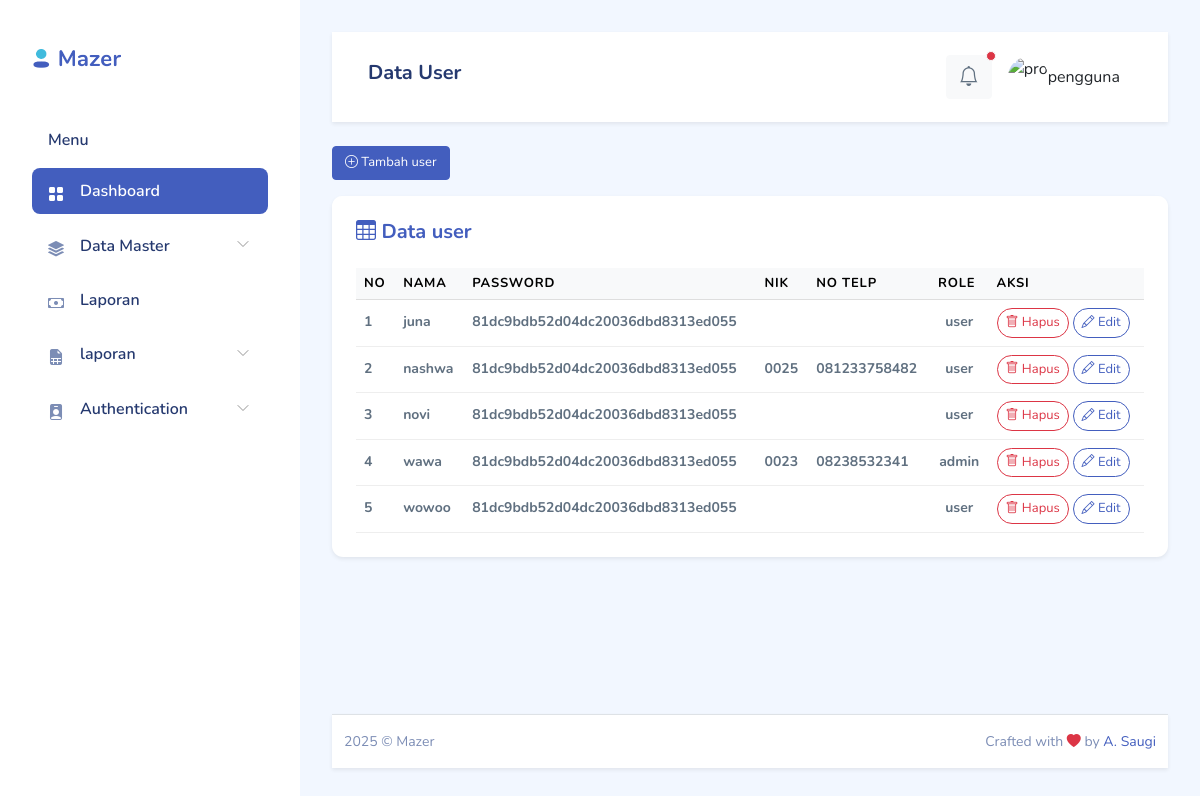
Page /index.php/admin/users on the committed database.
### tables this page shows
CREATE TABLE `users` (
  `id_user` int(11) NOT NULL,
  `name` varchar(100) DEFAULT NULL,
  `nik` varchar(20) DEFAULT NULL,
  `no_telp` varchar(15) DEFAULT NULL,
  `password` varchar(255) DEFAULT NULL,
  `role` enum('user','admin') DEFAULT 'user'
);

### application/libraries/template.php (called while the page is built, shortened)
<?php
class Template {
    private $data = [];
    public function load($template, $view, $view_data = [], $return = false) {
        $CI = &get_instance();
        $this->data['contents'] = $CI->load->view($view, $view_data, true);
        return $CI->load->view($template, $this->data, $return);
    }
}

### application/controllers/admin/users.php (called while the page is built, shortened)
<?php
class Users extends CI_Controller {
    public function index() {
        $this->db->from('users');
        $this->db->order_by('name', 'ASC');
        $user = $this->db->get()->result_array();
        $data = array(
            'judul_halaman' => 'Data User',
            'user' => $user
        );
        $this->template->load('template', 'admin/data_user', $data);
    }
}

### index.php (called while the page is built, shortened)
<?php
require_once BASEPATH.'core/CodeIgniter.php';

### application/views/admin/data_user.php (the view, shortened to what this page needs)
<button type="button" class="btn btn-primary mb-3" data-bs-toggle="modal" data-bs-target="#tambahuserModal">
  <i class="bi bi-plus-circle"></i> Tambah user
</button>
<div class="card shadow-sm border-0 rounded-4">
  <div class="card-header bg-white border-0 d-flex justify-content-between align-items-center">
    <h5 class="mb-0 text-primary fw-bold"><i class="bi bi-table"></i> Data user</h5>
  </div>
  <div class="card-body">
    <div class="table-responsive">
      <table class="table table-hover align-middle mb-0">
        <thead class="table-light">
          <tr>
            <th>No</th>
            <th>Nama </th>
            <th>Password</th>
            <th>Nik</th>
            <th>No telp</th>
            <th>Role</th>
            <th>Aksi</th>
          </tr>
        </thead>
        <tbody>
                <?php $no = 1; foreach ($user as $aa) : ?>
                <tr>
                    <td style="font-size: 14px;"><?= $no++ ?></td>
                    <td style="font-size: 14px;"><?= $aa['name'] ?></td>
                    <td style="font-size: 14px;"><?= $aa['password'] ?></td>
                    <td style="font-size: 14px;"><?= $aa['nik'] ?></td>
                    <td style="font-size: 14px;"><?= $aa['no_telp'] ?></td>
                    <td style="font-size: 14px; text-align: center;">
                        <?= ($aa['role'] == 'admin') ? 'admin' : 'user' ?>
                    </td>
                    <td>
                        <a href="javascript:void(0)" onclick="konfirmasiHapus('<?= site_url('admin/users/delete_data/' . $aa['id_user']); ?>')" class="btn btn-sm btn-outline-danger rounded-pill">
                            <i class="bi bi-trash"></i> Hapus
                        </a>
                        <a href="<?= site_url('admin/users/edit/' . $aa['id_user']); ?>" class="btn btn-sm btn-outline-primary rounded-pill">
                            <i class="bi bi-pencil"></i> Edit
                        </a>
                    </td>
                </tr>
                <?php endforeach; ?>
            </tbody>
      </table>
    </div>
  </div>
</div>

### application/views/template.php (style rules this page uses)
html, body { height: 100%; margin: 0; display: flex; flex-direction: column; }

### application/views/admin/data_user.php (style rules this page uses)
.table thead th { font-size: 13px; text-transform: uppercase; letter-spacing: 0.05rem; }
.table tbody td { font-size: 14px; }
.btn { font-size: 13px; }

### rows in the picture
users: name "juna", password "81dc9bdb52d04dc20036dbd8313ed055", role "user"
users: name "nashwa", password "81dc9bdb52d04dc20036dbd8313ed055", nik "0025", no_telp "081233758482", role "user"
users: name "novi", password "81dc9bdb52d04dc20036dbd8313ed055", role "user"
users: name "wawa", password "81dc9bdb52d04dc20036dbd8313ed055", nik "0023", no_telp "08238532341", role "admin"
users: name "wowoo", password "81dc9bdb52d04dc20036dbd8313ed055", role "user"

### other values in the picture
$judul_halaman "Data User"
$this->session->userdata('nama') "pengguna"
